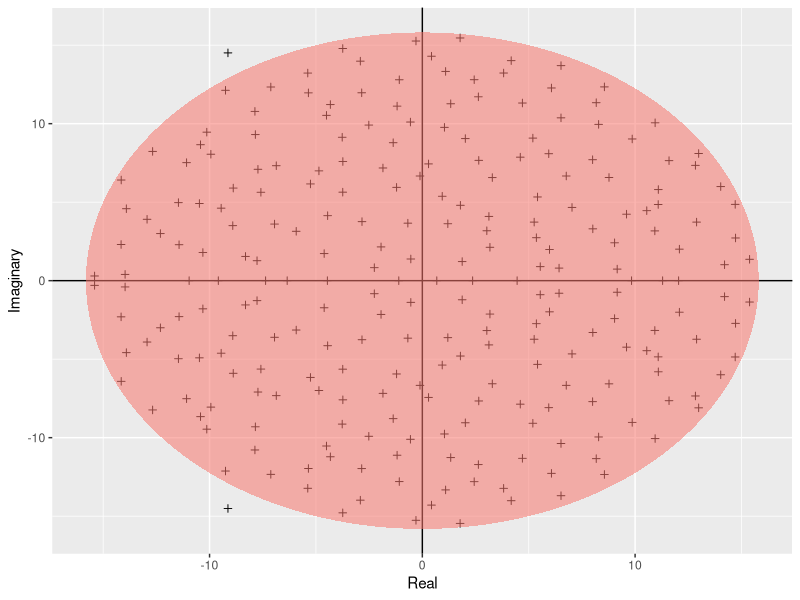
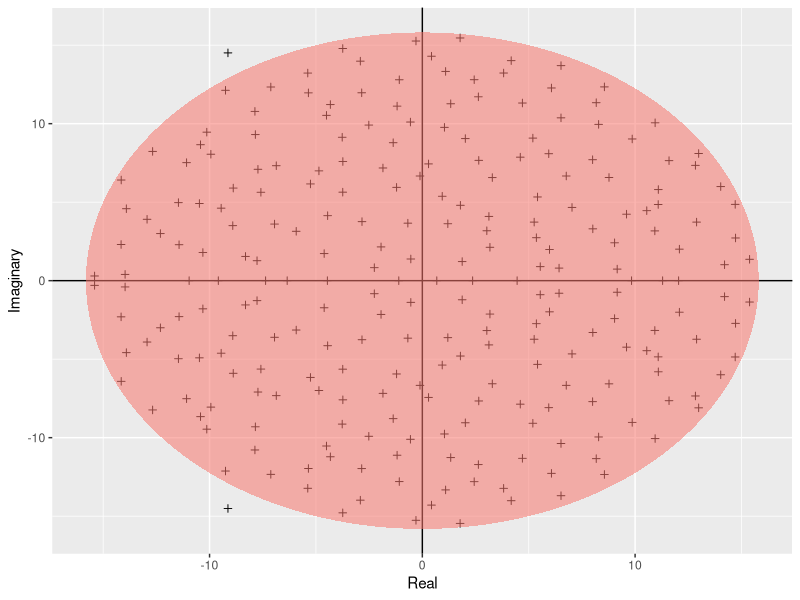

The R source for these figures, in order:
# Script name: Girko.R
# Description: Plotting the eigenvalues of a random matrix to illustrate Girko's circle law
# Author: George Papaeracleous (gp222@ic.ac.uk)
# Date: November 2025

require(ggplot2)
build_ellipse <- function(hradius, vradius){ # function that returns an ellipse
  npoints = 250
  a <- seq(0, 2 * pi, length = npoints + 1)
  x <- hradius * cos(a)
  y <- vradius * sin(a)  
  return(data.frame(x = x, y = y))
}

N <- 250 # Assign size of the matrix

M <- matrix(rnorm(N * N), N, N) # Build the matrix

eigvals <- eigen(M)$values # Find the eigenvalues

eigDF <- data.frame("Real" = Re(eigvals), "Imaginary" = Im(eigvals)) # Build a dataframe

my_radius <- sqrt(N) # The radius of the circle is sqrt(N)

ellDF <- build_ellipse(my_radius, my_radius) # Dataframe to plot the ellipse

names(ellDF) <- c("Real", "Imaginary") # rename the columns

# plot the eigenvalues
p <- ggplot(eigDF, aes(x = Real, y = Imaginary))
p <- p +
  geom_point(shape = I(3)) +
  theme(legend.position = "none")

# now add the vertical and horizontal line
p <- p + geom_hline(aes(yintercept = 0))
p <- p + geom_vline(aes(xintercept = 0))

# finally, add the ellipse
p <- p + geom_polygon(data = ellDF, aes(x = Real, y = Imaginary, alpha = 1/20, fill = "red"))
p

ggsave("../results/Girko.pdf", p)
